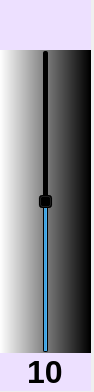
<?xml version="1.0" encoding="UTF-8"?>
<ui version="4.0">
 <class>Form</class>
 <widget class="QWidget" name="Form">
  <property name="geometry">
   <rect>
    <x>0</x>
    <y>0</y>
    <width>94</width>
    <height>392</height>
   </rect>
  </property>
  <property name="windowTitle">
   <string>Form</string>
  </property>
  <widget class="QWidget" name="layoutWidget">
   <property name="geometry">
    <rect>
     <x>0</x>
     <y>0</y>
     <width>91</width>
     <height>391</height>
    </rect>
   </property>
   <layout class="QVBoxLayout" name="verticalLayout" stretch="0,8,0">
    <property name="spacing">
     <number>0</number>
    </property>
    <item>
     <widget class="QLineEdit" name="volumeEdit">
      <property name="sizePolicy">
       <sizepolicy hsizetype="Fixed" vsizetype="Minimum">
        <horstretch>0</horstretch>
        <verstretch>0</verstretch>
       </sizepolicy>
      </property>
      <property name="minimumSize">
       <size>
        <width>0</width>
        <height>50</height>
       </size>
      </property>
      <property name="font">
       <font>
        <family>Arial</family>
        <pointsize>16</pointsize>
        <weight>50</weight>
        <bold>false</bold>
       </font>
      </property>
      <property name="focusPolicy">
       <enum>Qt::NoFocus</enum>
      </property>
      <property name="styleSheet">
       <string notr="true">background-color: rgb(237, 224, 255);
color: rgb(0, 0, 0);</string>
      </property>
      <property name="text">
       <string/>
      </property>
      <property name="frame">
       <bool>false</bool>
      </property>
      <property name="alignment">
       <set>Qt::AlignCenter</set>
      </property>
     </widget>
    </item>
    <item>
     <widget class="QSlider" name="volumeBar">
      <property name="sizePolicy">
       <sizepolicy hsizetype="Expanding" vsizetype="Expanding">
        <horstretch>0</horstretch>
        <verstretch>0</verstretch>
       </sizepolicy>
      </property>
      <property name="minimumSize">
       <size>
        <width>0</width>
        <height>40</height>
       </size>
      </property>
      <property name="layoutDirection">
       <enum>Qt::LeftToRight</enum>
      </property>
      <property name="styleSheet">
       <string notr="true">background-color: qlineargradient(spread:pad, x1:0, y1:0, x2:1, y2:0, stop:0 rgba(255, 255, 255, 255), stop:0.988636 rgba(0, 0, 0, 255));
</string>
      </property>
      <property name="maximum">
       <number>20</number>
      </property>
      <property name="singleStep">
       <number>1</number>
      </property>
      <property name="pageStep">
       <number>1</number>
      </property>
      <property name="value">
       <number>10</number>
      </property>
      <property name="orientation">
       <enum>Qt::Vertical</enum>
      </property>
      <property name="invertedAppearance">
       <bool>false</bool>
      </property>
      <property name="invertedControls">
       <bool>false</bool>
      </property>
      <property name="tickPosition">
       <enum>QSlider::NoTicks</enum>
      </property>
     </widget>
    </item>
    <item>
     <widget class="QLineEdit" name="volumeNumEdit">
      <property name="sizePolicy">
       <sizepolicy hsizetype="Preferred" vsizetype="Fixed">
        <horstretch>0</horstretch>
        <verstretch>0</verstretch>
       </sizepolicy>
      </property>
      <property name="font">
       <font>
        <family>Arial</family>
        <pointsize>24</pointsize>
        <weight>75</weight>
        <bold>true</bold>
       </font>
      </property>
      <property name="styleSheet">
       <string notr="true">background-color: rgb(237, 224, 255);
color: rgb(0, 0, 0);</string>
      </property>
      <property name="text">
       <string>10</string>
      </property>
      <property name="frame">
       <bool>false</bool>
      </property>
      <property name="alignment">
       <set>Qt::AlignCenter</set>
      </property>
     </widget>
    </item>
   </layout>
  </widget>
 </widget>
 <resources/>
 <connections/>
</ui>
